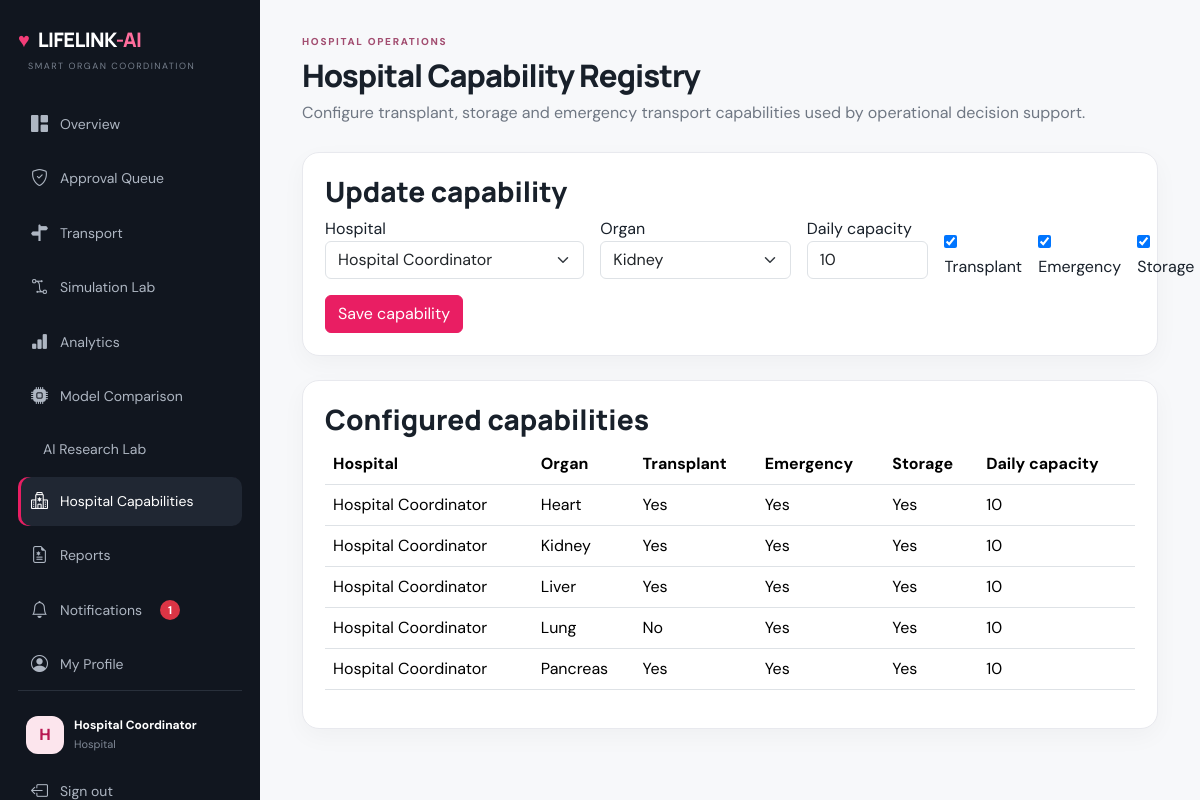
Screenshot of /hospital-capabilities (signed in) with the database file from the repository.
### app/models.py (models this page shows)
class User(UserMixin, db.Model):
    id = db.Column(db.Integer, primary_key=True)
    name = db.Column(db.String(120), nullable=False)
    email = db.Column(db.String(160), unique=True, nullable=False)
    password = db.Column(db.String(255), nullable=False)
    role = db.Column(db.String(30), nullable=False)
    hospital = db.Column(db.String(160))
    created_at = db.Column(db.DateTime, default=datetime.utcnow)

class HospitalCapability(db.Model):
    id = db.Column(db.Integer, primary_key=True)
    hospital_user_id = db.Column(db.Integer, db.ForeignKey('user.id'), nullable=False)
    organ = db.Column(db.String(40), nullable=False)
    transplant_capable = db.Column(db.Boolean, default=True)
    emergency_transport = db.Column(db.Boolean, default=True)
    storage_capable = db.Column(db.Boolean, default=True)
    max_daily_cases = db.Column(db.Integer, default=10)
    user = db.relationship('User')

### app/routes.py (the view, shortened to what this page needs)
@bp.route('/hospital-capabilities', methods=['GET','POST'])
@login_required
@require_page('transport')
@require_verified
def hospital_capabilities():
    if current_user.role not in ['Hospital','Admin']: abort(403)
    hu=current_user if current_user.role=='Hospital' else User.query.filter_by(role='Hospital').first()
    caps=HospitalCapability.query.order_by(HospitalCapability.hospital_user_id,HospitalCapability.organ).all(); hospitals=User.query.filter_by(role='Hospital').all()
    return render_template('hospital_capabilities.html',caps=caps,hospitals=hospitals,organs=ORGANS,**page_data())

### app/routes.py (called while the page is built)
@bp.before_app_request
def csrf_protect():
    if 'csrf_token' not in request.cookies:
        pass
    from flask import session
    if 'csrf_token' not in session: session['csrf_token']=secrets.token_urlsafe(32)
    if request.method=='POST' and request.endpoint not in {'main.login','main.register'}:
        token=(request.get_json(silent=True) or {}).get('_csrf') if request.is_json else request.form.get('_csrf')
        if not token or not secrets.compare_digest(token,session['csrf_token']): abort(400, description='Invalid or missing security token. Refresh the page and try again.')

def allowed(page): return current_user.role in PERMISSIONS and page in PERMISSIONS[current_user.role]

def require_page(page):
    def deco(fn):
        @wraps(fn)
        def wrapped(*a,**k):
            if not allowed(page): abort(403)
            return fn(*a,**k)
        return wrapped
    return deco

def require_verified(fn):
    @wraps(fn)
    def wrapped_verified(*a,**k):
        if current_user.role != 'Admin':
            p=get_profile()
            if not p or p.verification_status != 'Verified': abort(403)
        return fn(*a,**k)
    return wrapped_verified

def get_profile(user=None):
    u=user or current_user
    return UserProfile.query.filter_by(user_id=u.id).first() if getattr(u,'id',None) else None

def page_data():
    unread=0
    if current_user.is_authenticated:
        unread=Notification.query.filter_by(user_id=current_user.id,is_read=False).count()
    return dict(active=request.endpoint or '', unread_notifications=unread)

### app/templates/hospital_capabilities.html
{% extends 'base.html' %}{% block title %}Hospital Capabilities · LifeLink-AI{% endblock %}{% block content %}<div class="topbar"><div><div class="eyebrow">HOSPITAL OPERATIONS</div><h1>Hospital Capability Registry</h1><p class="muted">Configure transplant, storage and emergency transport capabilities used by operational decision support.</p></div></div><div class="panel mb-4"><h3>Update capability</h3><form method="post" class="row g-3"><div class="col-md-4"><label>Hospital</label><select name="hospital_user_id" class="form-select">{% for h in hospitals %}<option value="{{h.id}}">{{h.name}}</option>{% endfor %}</select></div><div class="col-md-3"><label>Organ</label><select name="organ" class="form-select">{% for o in organs %}<option>{{o}}</option>{% endfor %}</select></div><div class="col-md-2"><label>Daily capacity</label><input name="max_daily_cases" type="number" min="1" value="10" class="form-control"></div><div class="col-md-3 d-flex align-items-end gap-3"><label><input name="transplant_capable" type="checkbox" checked> Transplant</label><label><input name="emergency_transport" type="checkbox" checked> Emergency</label><label><input name="storage_capable" type="checkbox" checked> Storage</label></div><div class="col-12"><button class="btn btn-primary">Save capability</button></div></form></div><div class="panel"><h3>Configured capabilities</h3><div class="table-responsive"><table class="table"><thead><tr><th>Hospital</th><th>Organ</th><th>Transplant</th><th>Emergency</th><th>Storage</th><th>Daily capacity</th></tr></thead><tbody>{% for c in caps %}<tr><td>{{c.user.name}}</td><td>{{c.organ}}</td><td>{{'Yes' if c.transplant_capable else 'No'}}</td><td>{{'Yes' if c.emergency_transport else 'No'}}</td><td>{{'Yes' if c.storage_capable else 'No'}}</td><td>{{c.max_daily_cases}}</td></tr>{% endfor %}</tbody></table></div></div>{% endblock %}

### app/templates/base.html (shortened to what this page needs)
<!doctype html><html lang="en"><head><link href="https://cdn.jsdelivr.net/npm/bootstrap@5.3.3/dist/css/bootstrap.min.css" rel="stylesheet"><link href="https://cdn.jsdelivr.net/npm/bootstrap-icons@1.11.3/font/bootstrap-icons.css" rel="stylesheet"><link rel="stylesheet" href="{{url_for('static',filename='css/style.css')}}"></head><body>
{% if current_user.is_authenticated %}<aside class="sidebar"><div class="brand"><span class="logo-heart">♥</span> LIFELINK<span>-AI</span></div><div class="sidebar-label">SMART ORGAN COORDINATION</div><nav><a class="{{'active' if request.endpoint=='main.dashboard'}}" href="/dashboard"><i class="bi bi-grid-1x2-fill"></i> Overview</a>
{% if current_user.role in ['Admin','Doctor','Hospital'] %}<a class="{{'active' if request.endpoint=='main.approvals'}}" href="/approvals"><i class="bi bi-shield-check"></i> Approval Queue</a>{% endif %}
{% if current_user.role in ['Admin','Hospital'] %}<a class="{{'active' if request.endpoint=='main.transport'}}" href="/transport"><i class="bi bi-signpost-split-fill"></i> Transport</a><a class="{{'active' if request.endpoint=='main.simulation'}}" href="/simulation"><i class="bi bi-bezier2"></i> Simulation Lab</a>{% endif %}
{% if current_user.role in ['Admin','Doctor','Hospital'] %}<a class="{{'active' if request.endpoint=='main.analytics'}}" href="/analytics"><i class="bi bi-bar-chart-fill"></i> Analytics</a><a class="{{'active' if request.endpoint=='main.model_comparison'}}" href="/model-comparison"><i class="bi bi-cpu-fill"></i> Model Comparison</a><a class="{{'active' if request.endpoint=='main.ai_lab'}}" href="/ai-lab"> AI Research Lab</a>{% endif %}
{% if current_user.role in ['Admin','Hospital'] %}<a class="{{'active' if request.endpoint=='main.hospital_capabilities'}}" href="/hospital-capabilities"><i class="bi bi-hospital"></i> Hospital Capabilities</a>{% endif %}
<a class="{{'active' if request.endpoint in ['main.reports','main.before_report','main.after_report']}}" href="/reports"><i class="bi bi-file-earmark-medical"></i> Reports</a><a class="{{'active' if request.endpoint=='main.notifications'}}" href="/notifications"><i class="bi bi-bell"></i> Notifications {% if unread_notifications %}<span class="notification-count">{{unread_notifications}}</span>{% endif %}</a><a class="{{'active' if request.endpoint=='main.profile'}}" href="/profile"><i class="bi bi-person-circle"></i> My Profile</a></nav><div class="sidebar-bottom"><div class="mini-user"><div class="avatar">{{current_user.name[0]}}</div><div><b>{{current_user.name}}</b><small>{{current_user.role}}</small></div></div><a href="/logout"><i class="bi bi-box-arrow-left"></i> Sign out</a></div></aside><button class="mobile-menu" onclick="document.querySelector('.sidebar').classList.toggle('open')"></button>{% endif %}
<main class="{{'content' if current_user.is_authenticated else ''}}">{% block content %}{% endblock %}</main></body></html>

### app/static/css/style.css (style rules this page uses)
:root { --ink:#18202a;--muted:#6f7783;--line:#e8e9ee;--bg:#f7f8fa;--card:#fff;--pink:#e91e63;--pink2:#ad1457;--pink-soft:#fde8f0;--green:#11865a;--green-soft:#e7f7ef;--amber:#a46b00;--amber-soft:#fff5dc;--navy:#151a24 }
* { box-sizing:border-box }
body { margin:0;background:var(--bg);color:var(--ink);font-family:'DM Sans',sans-serif }
h1,h2,h3,h4,h5 { font-family:Manrope,sans-serif;font-weight:800 }
a { text-decoration:none;color:inherit }
.muted { color:var(--muted) }
.content { margin-left:260px;padding:34px 42px;min-height:100vh }
.sidebar { position:fixed;z-index:20;left:0;top:0;bottom:0;width:260px;background:#11161f;color:#fff;padding:26px 18px;display:flex;flex-direction:column }
.brand { font:800 20px Manrope,sans-serif;letter-spacing:-.6px }
.brand span:last-child { color:#ff6e9d }
.logo-heart { color:#f43d78;margin-right:5px }
.sidebar-label { font-size:9px;letter-spacing:1.5px;color:#78818e;margin:7px 10px 26px }
.sidebar nav { display:flex;flex-direction:column;gap:5px }
.sidebar nav a,.sidebar-bottom>a { padding:12px 13px;border-radius:10px;color:#aeb6c2;font-size:14px;display:flex;gap:12px;align-items:center }
.sidebar nav a i,.sidebar-bottom>a i { font-size:17px }
.sidebar nav a.active,.sidebar nav a:hover,.sidebar-bottom>a:hover { background:#202733;color:#fff }
.sidebar nav a.active { box-shadow:inset 3px 0 var(--pink) }
.sidebar-bottom { margin-top:auto;border-top:1px solid #29303b;padding-top:17px }
.mini-user { display:flex;gap:10px;align-items:center;padding:8px 8px 13px }
.mini-user b { display:block;font-size:12px }
.mini-user small { display:block;color:#7f8895;font-size:11px;margin-top:2px }
.avatar { height:38px;width:38px;border-radius:12px;background:#fce5ed;color:#b81752;display:grid;place-items:center;font-weight:800;flex:0 0 auto }
.topbar { display:flex;justify-content:space-between;align-items:flex-start;margin-bottom:27px }
.eyebrow { font-size:10px;font-weight:800;letter-spacing:1.7px;color:#a24d70;margin-bottom:8px }
.topbar h1 { font-size:31px;letter-spacing:-1px;margin:0 0 7px }
.topbar p { margin:0 }
.panel { background:#fff;border:1px solid var(--line);border-radius:17px;padding:22px;box-shadow:0 8px 24px rgba(24,32,42,.035) }
.btn-primary { background:var(--pink);border-color:var(--pink) }

### app/templates/base.html (style rules this page uses)
.notification-count { display:inline-flex;align-items:center;justify-content:center;min-width:20px;height:20px;padding:0 5px;margin-left:6px;border-radius:999px;background:#dc3545;color:#fff;font-size:.7rem;font-weight:700 }

### rows the page displays
User: name "H", name "Hospital Coordinator", role "Hospital"
HospitalCapability: user.name "Hospital Coordinator", organ "Heart", transplant_capable "Yes", emergency_transport "Yes", storage_capable "Yes", max_daily_cases "10"
HospitalCapability: user.name "Hospital Coordinator", organ "Kidney", transplant_capable "Yes", emergency_transport "Yes", storage_capable "Yes", max_daily_cases "10"
HospitalCapability: user.name "Hospital Coordinator", organ "Liver", transplant_capable "Yes", emergency_transport "Yes", storage_capable "Yes", max_daily_cases "10"
HospitalCapability: user.name "Hospital Coordinator", organ "Lung", transplant_capable "No", emergency_transport "Yes", storage_capable "Yes", max_daily_cases "10"
HospitalCapability: user.name "Hospital Coordinator", organ "Pancreas", transplant_capable "Yes", emergency_transport "Yes", storage_capable "Yes", max_daily_cases "10"

### other values shown
{{ unread_notifications }} "1"
form field hospital_user_id "Hospital Coordinator"
form field organ "Kidney"
